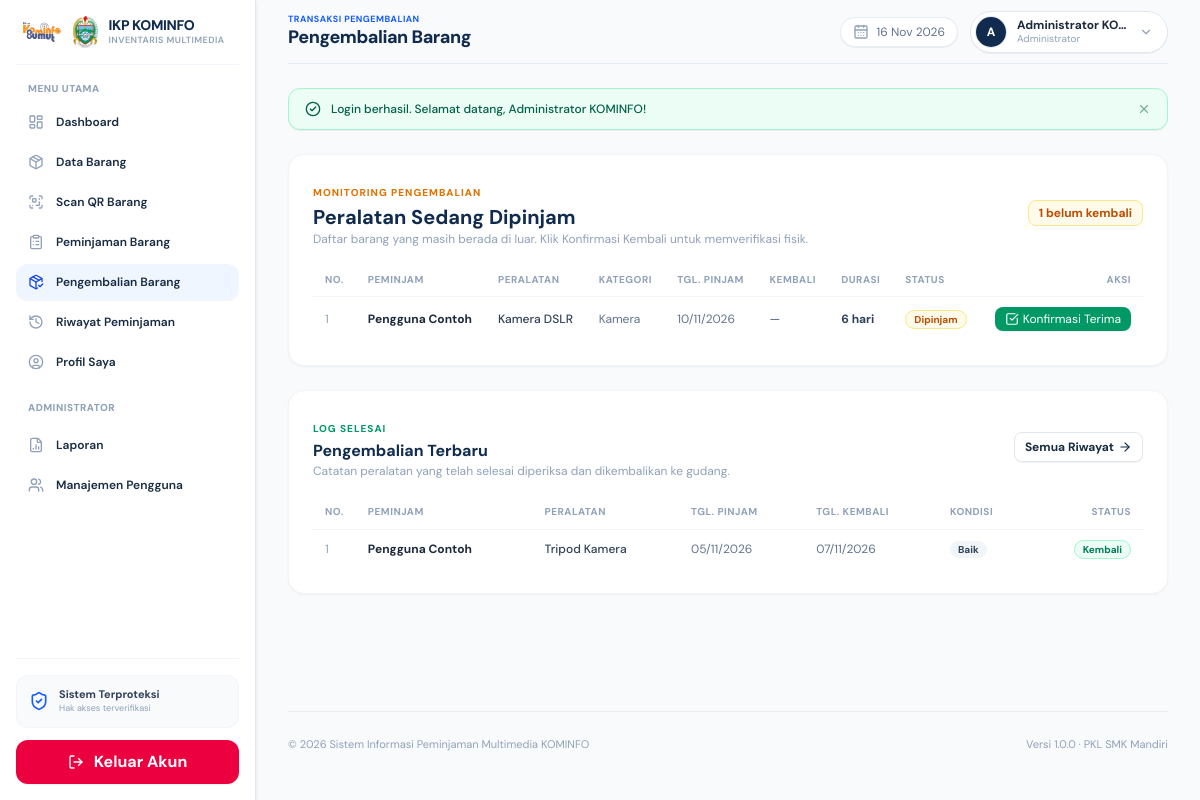
Page /pengembalian/index.php (signed in) on the earlier database version.
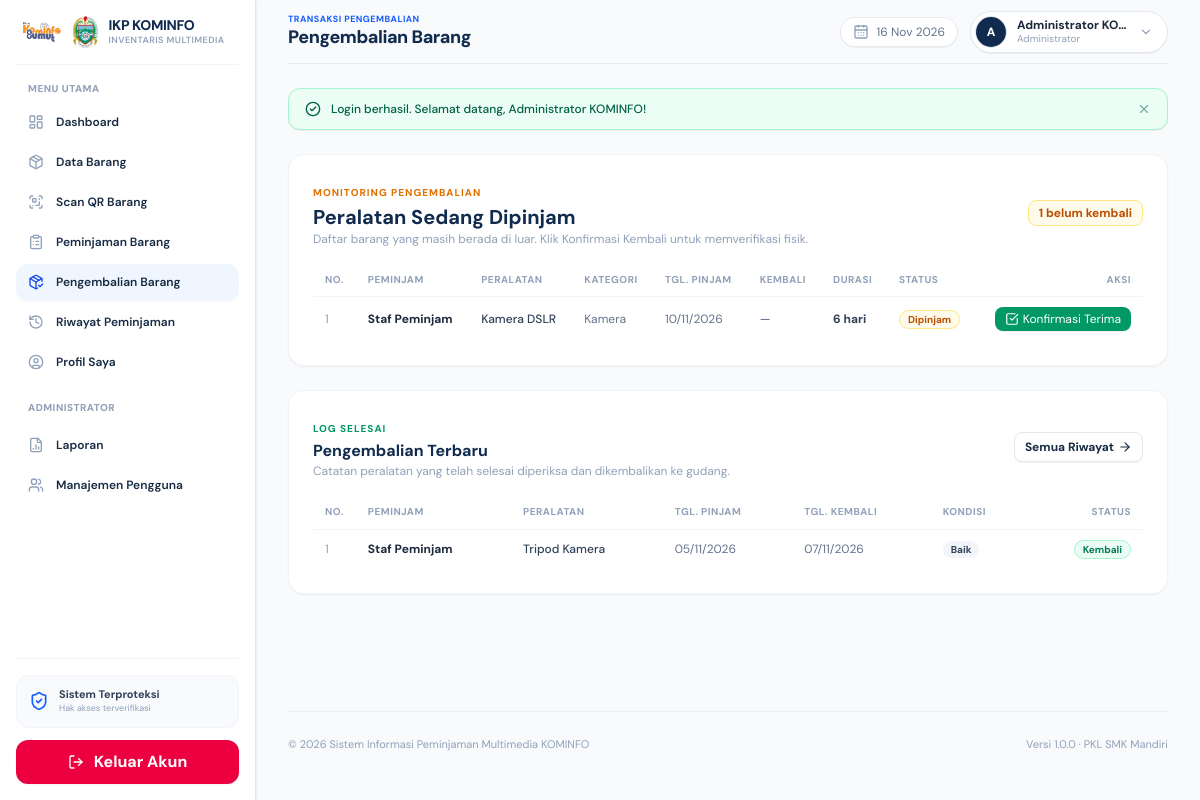
Same page on the later database version.
### tables this page shows
CREATE TABLE peminjaman (
    id INT UNSIGNED AUTO_INCREMENT PRIMARY KEY,
    user_id INT UNSIGNED NOT NULL,
    barang_id INT UNSIGNED NOT NULL,
    jumlah INT UNSIGNED NOT NULL DEFAULT 1,
    tanggal_pinjam DATE NOT NULL,
    tanggal_kembali DATE NULL,
    status VARCHAR(50) NOT NULL DEFAULT 'menunggu persetujuan',
    created_at TIMESTAMP NOT NULL DEFAULT CURRENT_TIMESTAMP,

    CONSTRAINT fk_peminjaman_user
        FOREIGN KEY (user_id)
        REFERENCES users(id)
        ON UPDATE CASCADE
        ON DELETE RESTRICT,

    CONSTRAINT fk_peminjaman_barang
        FOREIGN KEY (barang_id)
        REFERENCES barang(id)
        ON UPDATE CASCADE
        ON DELETE RESTRICT,

    INDEX idx_peminjaman_status (status),
    INDEX idx_peminjaman_created (created_at)
);

CREATE TABLE users (
    id INT UNSIGNED AUTO_INCREMENT PRIMARY KEY,
    nama VARCHAR(150) NOT NULL,
    username VARCHAR(50) NOT NULL UNIQUE,
    password VARCHAR(255) NOT NULL,
    role ENUM('admin', 'peminjam') NOT NULL DEFAULT 'peminjam',
    status ENUM('aktif', 'nonaktif') NOT NULL DEFAULT 'aktif',
    foto VARCHAR(255) NULL DEFAULT NULL,
    created_at TIMESTAMP NOT NULL DEFAULT CURRENT_TIMESTAMP
);

CREATE TABLE barang (
    id INT UNSIGNED AUTO_INCREMENT PRIMARY KEY,
    nama_barang VARCHAR(150) NOT NULL,
    kategori VARCHAR(100) NOT NULL,
    jumlah INT UNSIGNED NOT NULL DEFAULT 0,
    kondisi VARCHAR(100) NOT NULL DEFAULT 'Baik',
    created_at TIMESTAMP NOT NULL DEFAULT CURRENT_TIMESTAMP
);

### includes/sidebar.php (called while the page is built, shortened)
<?php
$userRole = $_SESSION['user']['role'] ?? '';
?>

### includes/bootstrap.php (called while the page is built, shortened)
<?php
function e(?string $v):string{return htmlspecialchars((string)$v,ENT_QUOTES,'UTF-8');}
function hitung_durasi(?string $tglPinjam, ?string $tglKembali): int {
    $target = !empty($tglKembali) ? $tglKembali : date('Y-m-d');
    $diff = (int) round((strtotime($target) - strtotime($tglPinjam)) / 86400);
    return max(1, $diff);
}

### pengembalian/index.php (the view, shortened to what the changed rows need)
<?php
require_once __DIR__ . '/../includes/bootstrap.php';
$userRole = $_SESSION['user']['role'] ?? 'peminjam';
$userId = (int) $_SESSION['user']['id'];
$sql = "
    SELECT
        p.id AS peminjaman_id,
        p.user_id,
        u.nama AS nama_peminjam,
        u.username,
        b.id AS barang_id,
        b.nama_barang,
        b.kategori,
        b.kondisi AS kondisi_awal,
        p.jumlah,
        p.tanggal_pinjam,
        p.tanggal_kembali,
        p.status
    FROM peminjaman p
    JOIN users u ON u.id = p.user_id
    JOIN barang b ON b.id = p.barang_id
    WHERE p.status = 'dipinjam'
";
$params = [];
$sql .= " ORDER BY p.tanggal_pinjam ASC";
$stmt = $pdo->prepare($sql);
$stmt->execute($params);
$listKembali = $stmt->fetchAll();
$riwayatKembaliStmt = $pdo->prepare("
    SELECT
        p.id,
        u.nama AS nama_peminjam,
        b.nama_barang,
        p.jumlah,
        p.tanggal_pinjam,
        p.tanggal_kembali,
        b.kondisi
    FROM peminjaman p
    JOIN users u ON u.id = p.user_id
    JOIN barang b ON b.id = p.barang_id
    WHERE p.status = 'dikembalikan' " . ($userRole === 'peminjam' ? "AND p.user_id = :uid" : "") . "
    ORDER BY p.tanggal_kembali DESC, p.created_at DESC
    LIMIT 6
");
if ($userRole === 'peminjam') {
    $riwayatKembaliStmt->execute(['uid' => $userId]);
} else {
    $riwayatKembaliStmt->execute();
}
$riwayatKembali = $riwayatKembaliStmt->fetchAll();
?>
<!doctype html>
<html lang="id">
<head>
    <script src="https://cdn.jsdelivr.net/npm/@tailwindcss/browser@4"></script>
    <link rel="stylesheet" href="../assets/css/style.css">
</head>
<body class="bg-slate-50 text-slate-800 antialiased min-h-screen">
    <?php require __DIR__ . '/../includes/sidebar.php'; ?>
    <div class="md:ml-64 px-3 sm:px-8 min-h-screen flex flex-col transition-all pb-6">
        <?php require __DIR__ . '/../includes/header.php'; ?>
        <main class="flex-1 flex flex-col gap-4 sm:gap-6">
            <section class="bg-white rounded-xl sm:rounded-2xl border border-slate-100 shadow-xs p-4 sm:p-6">
                <div class="flex items-center justify-between gap-3 mb-4">
                    <div>
                        <h2 class="text-base sm:text-xl font-bold text-[#102b4e]">Peralatan Sedang Dipinjam</h2>
                    </div>
                </div>
                <div class="overflow-x-auto">
                    <table class="w-full text-left text-xs border-collapse">
                        <thead>
                            <tr class="border-b border-slate-100 text-slate-400 font-bold uppercase text-[10px] tracking-wider">
                                <th class="py-2.5 px-3 w-10 hidden sm:table-cell">No.</th>
                                <th class="py-2.5 px-3">Peminjam</th>
                                <th class="py-2.5 px-3">Peralatan</th>
                                <th class="py-2.5 px-3 hidden md:table-cell">Kategori</th>
                                <th class="py-2.5 px-3 hidden sm:table-cell">Tgl. Pinjam</th>
                                <th class="py-2.5 px-3 hidden lg:table-cell">Kembali</th>
                                <th class="py-2.5 px-3 hidden md:table-cell">Durasi</th>
                                <th class="py-2.5 px-3 hidden sm:table-cell">Status</th>
                                <th class="py-2.5 px-3 text-right">Aksi</th>
                            </tr>
                        </thead>
                        <tbody class="divide-y divide-slate-100">
                            <?php if (!$listKembali): ?>
                                <tr>
                                    <td colspan="9" class="text-center py-8 text-slate-400">
                                        <div class="flex flex-col items-center justify-center gap-1.5">
                                            <i data-lucide="package-check" class="w-6 h-6 text-emerald-500"></i>
                                            <span class="font-bold text-xs">Semua peralatan telah dikembalikan ke inventaris</span>
                                        </div>
                                    </td>
                                </tr>
                            <?php else: ?>
                                <?php foreach ($listKembali as $i => $row): ?>
                                    <tr class="hover:bg-slate-50/60 transition">
                                        <td class="py-2.5 px-3 text-slate-400 hidden sm:table-cell"><?= $i + 1 ?></td>
                                        <td class="py-2.5 px-3 font-bold text-slate-800">
                                            <div class="truncate max-w-[120px] sm:max-w-none"><?= e($row['nama_peminjam']) ?></div>
                                        </td>
                                        <td class="py-2.5 px-3 font-medium text-slate-700">
                                            <div class="truncate max-w-[130px] sm:max-w-none"><?= e($row['nama_barang']) ?></div>
                                        </td>
                                        <td class="py-2.5 px-3 text-slate-500 hidden md:table-cell"><?= e($row['kategori']) ?></td>
                                        <td class="py-2.5 px-3 text-slate-500 hidden sm:table-cell"><?= date('d/m/Y', strtotime($row['tanggal_pinjam'])) ?></td>
                                        <td class="py-2.5 px-3 text-slate-500 font-medium hidden lg:table-cell"><?= $row['tanggal_kembali'] ? date('d/m/Y', strtotime($row['tanggal_kembali'])) : '—' ?></td>
                                        <td class="py-2.5 px-3 font-bold text-slate-700 hidden md:table-cell"><?= hitung_durasi($row['tanggal_pinjam'], $row['tanggal_kembali']) ?> hari</td>
                                        <td class="py-2.5 px-3 hidden sm:table-cell">
                                            <span class="inline-flex items-center px-2 py-0.5 rounded-full text-[10px] font-bold bg-amber-50 text-amber-700 border border-amber-200 whitespace-nowrap">
                                                Dipinjam
                                            </span>
                                        </td>
                                        <td class="py-2.5 px-3 text-right">
                                            <?php if ($userRole === 'admin'): ?>
                                                <button
                                                    type="button"
                                                    class="inline-flex items-center gap-1 px-2.5 py-1 rounded-lg text-xs font-bold bg-emerald-600 hover:bg-emerald-700 !text-white shadow-2xs transition"
                                                    onclick="bukaModalKembali(<?= htmlspecialchars(json_encode($row), ENT_QUOTES, 'UTF-8') ?>)"
                                                >
                                                    <i data-lucide="check-square" class="w-3.5 h-3.5 !text-white"></i>
                                                    <span class="hidden sm:inline !text-white">Konfirmasi Terima</span>
                                                </button>
                                            <?php else: ?>
                                                <span class="text-[10px] font-medium text-slate-400 bg-slate-100 px-2 py-0.5 rounded">
                                                    Serahkan ke Admin
                                                </span>
                                            <?php endif; ?>
                                        </td>
                                    </tr>
                                <?php endforeach; ?>
                            <?php endif; ?>
                        </tbody>
                    </table>
                </div>
            </section>
            <section class="bg-white rounded-xl sm:rounded-2xl border border-slate-100 shadow-xs p-4 sm:p-6 mb-4">
                <div class="overflow-x-auto">
                    <table class="w-full text-left text-xs border-collapse">
                        <thead>
                            <tr class="border-b border-slate-100 text-slate-400 font-bold uppercase text-[10px] tracking-wider">
                                <th class="py-2.5 px-3 w-10 hidden sm:table-cell">No.</th>
                                <th class="py-2.5 px-3">Peminjam</th>
                                <th class="py-2.5 px-3">Peralatan</th>
                                <th class="py-2.5 px-3 hidden sm:table-cell">Tgl. Pinjam</th>
                                <th class="py-2.5 px-3 hidden sm:table-cell">Tgl. Kembali</th>
                                <th class="py-2.5 px-3 hidden md:table-cell">Kondisi</th>
                                <th class="py-2.5 px-3 text-right">Status</th>
                            </tr>
                        </thead>
                        <tbody class="divide-y divide-slate-100">
                            <?php if (!$riwayatKembali): ?>
                                <tr>
                                    <td colspan="7" class="text-center py-6 text-slate-400 text-xs">
                                        Belum ada catatan pengembalian.
                                    </td>
                                </tr>
                            <?php else: ?>
                                <?php foreach ($riwayatKembali as $i => $rk): ?>
                                    <tr class="hover:bg-slate-50/60 transition">
                                        <td class="py-2.5 px-3 text-slate-400 hidden sm:table-cell"><?= $i + 1 ?></td>
                                        <td class="py-2.5 px-3 font-bold text-slate-800">
                                            <div class="truncate max-w-[120px] sm:max-w-none"><?= e($rk['nama_peminjam']) ?></div>
                                        </td>
                                        <td class="py-2.5 px-3 font-medium text-slate-700">
                                            <div class="truncate max-w-[130px] sm:max-w-none"><?= e($rk['nama_barang']) ?></div>
                                        </td>
                                        <td class="py-2.5 px-3 text-slate-500 hidden sm:table-cell"><?= date('d/m/Y', strtotime($rk['tanggal_pinjam'])) ?></td>
                                        <td class="py-2.5 px-3 text-slate-500 hidden sm:table-cell"><?= $rk['tanggal_kembali'] ? date('d/m/Y', strtotime($rk['tanggal_kembali'])) : '—' ?></td>
                                        <td class="py-2.5 px-3 hidden md:table-cell">
                                            <span class="inline-flex items-center px-2 py-0.5 rounded-full text-[10px] font-bold bg-slate-100 text-slate-700">
                                                <?= e($rk['kondisi']) ?>
                                            </span>
                                        </td>
                                        <td class="py-2.5 px-3 text-right">
                                            <span class="inline-flex items-center px-2 py-0.5 rounded-full text-[10px] font-bold bg-emerald-50 text-emerald-700 border border-emerald-200 whitespace-nowrap">
                                                Kembali
                                            </span>
                                        </td>
                                    </tr>
                                <?php endforeach; ?>
                            <?php endif; ?>
                        </tbody>
                    </table>
                </div>
            </section>
        </main>
    </div>
</body>
</html>

Differences in the rows shown:
changed peminjaman "Kamera DSLR": user.nama "Pengguna Contoh" → "Staf Peminjam"
changed peminjaman "Tripod Kamera": user.nama "Pengguna Contoh" → "Staf Peminjam"
